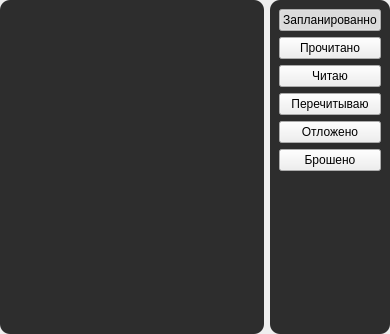
<?xml version="1.0" encoding="UTF-8"?>
<ui version="4.0">
 <class>Form</class>
 <widget class="QWidget" name="Form">
  <property name="geometry">
   <rect>
    <x>0</x>
    <y>0</y>
    <width>390</width>
    <height>334</height>
   </rect>
  </property>
  <property name="windowTitle">
   <string>Form</string>
  </property>
  <property name="styleSheet">
   <string notr="true">QFrame {
	border-radius: 10px;
	background-color: rgb(45, 45, 45);
	color: rgb(255, 255, 255);
}</string>
  </property>
  <layout class="QHBoxLayout" name="horizontalLayout">
   <property name="leftMargin">
    <number>0</number>
   </property>
   <property name="topMargin">
    <number>0</number>
   </property>
   <property name="rightMargin">
    <number>0</number>
   </property>
   <property name="bottomMargin">
    <number>0</number>
   </property>
   <item>
    <widget class="QFrame" name="items_frame">
     <property name="frameShape">
      <enum>QFrame::StyledPanel</enum>
     </property>
     <property name="frameShadow">
      <enum>QFrame::Raised</enum>
     </property>
     <layout class="QVBoxLayout" name="verticalLayout">
      <item>
       <widget class="QListWidget" name="items_list">
        <property name="wordWrap">
         <bool>true</bool>
        </property>
       </widget>
      </item>
     </layout>
    </widget>
   </item>
   <item>
    <widget class="QFrame" name="lists_frame">
     <property name="styleSheet">
      <string notr="true"/>
     </property>
     <property name="frameShape">
      <enum>QFrame::StyledPanel</enum>
     </property>
     <property name="frameShadow">
      <enum>QFrame::Raised</enum>
     </property>
     <layout class="QVBoxLayout" name="check_button_layout">
      <item>
       <widget class="QPushButton" name="planned_btn">
        <property name="text">
         <string>Запланированно</string>
        </property>
        <property name="checkable">
         <bool>true</bool>
        </property>
        <property name="checked">
         <bool>true</bool>
        </property>
        <property name="autoExclusive">
         <bool>true</bool>
        </property>
       </widget>
      </item>
      <item>
       <widget class="QPushButton" name="completed_btn">
        <property name="text">
         <string>Прочитано</string>
        </property>
        <property name="checkable">
         <bool>true</bool>
        </property>
        <property name="autoExclusive">
         <bool>true</bool>
        </property>
       </widget>
      </item>
      <item>
       <widget class="QPushButton" name="reading_btn">
        <property name="text">
         <string>Читаю</string>
        </property>
        <property name="checkable">
         <bool>true</bool>
        </property>
        <property name="autoExclusive">
         <bool>true</bool>
        </property>
       </widget>
      </item>
      <item>
       <widget class="QPushButton" name="re_reading_btn">
        <property name="text">
         <string>Перечитываю</string>
        </property>
        <property name="checkable">
         <bool>true</bool>
        </property>
        <property name="autoExclusive">
         <bool>true</bool>
        </property>
       </widget>
      </item>
      <item>
       <widget class="QPushButton" name="on_hold_btn">
        <property name="text">
         <string>Отложено</string>
        </property>
        <property name="checkable">
         <bool>true</bool>
        </property>
        <property name="autoExclusive">
         <bool>true</bool>
        </property>
       </widget>
      </item>
      <item>
       <widget class="QPushButton" name="dropped_btn">
        <property name="text">
         <string>Брошено</string>
        </property>
        <property name="checkable">
         <bool>true</bool>
        </property>
        <property name="autoExclusive">
         <bool>true</bool>
        </property>
       </widget>
      </item>
      <item>
       <spacer name="verticalSpacer">
        <property name="orientation">
         <enum>Qt::Vertical</enum>
        </property>
        <property name="sizeHint" stdset="0">
         <size>
          <width>20</width>
          <height>40</height>
         </size>
        </property>
       </spacer>
      </item>
     </layout>
    </widget>
   </item>
  </layout>
 </widget>
 <resources/>
 <connections/>
</ui>
